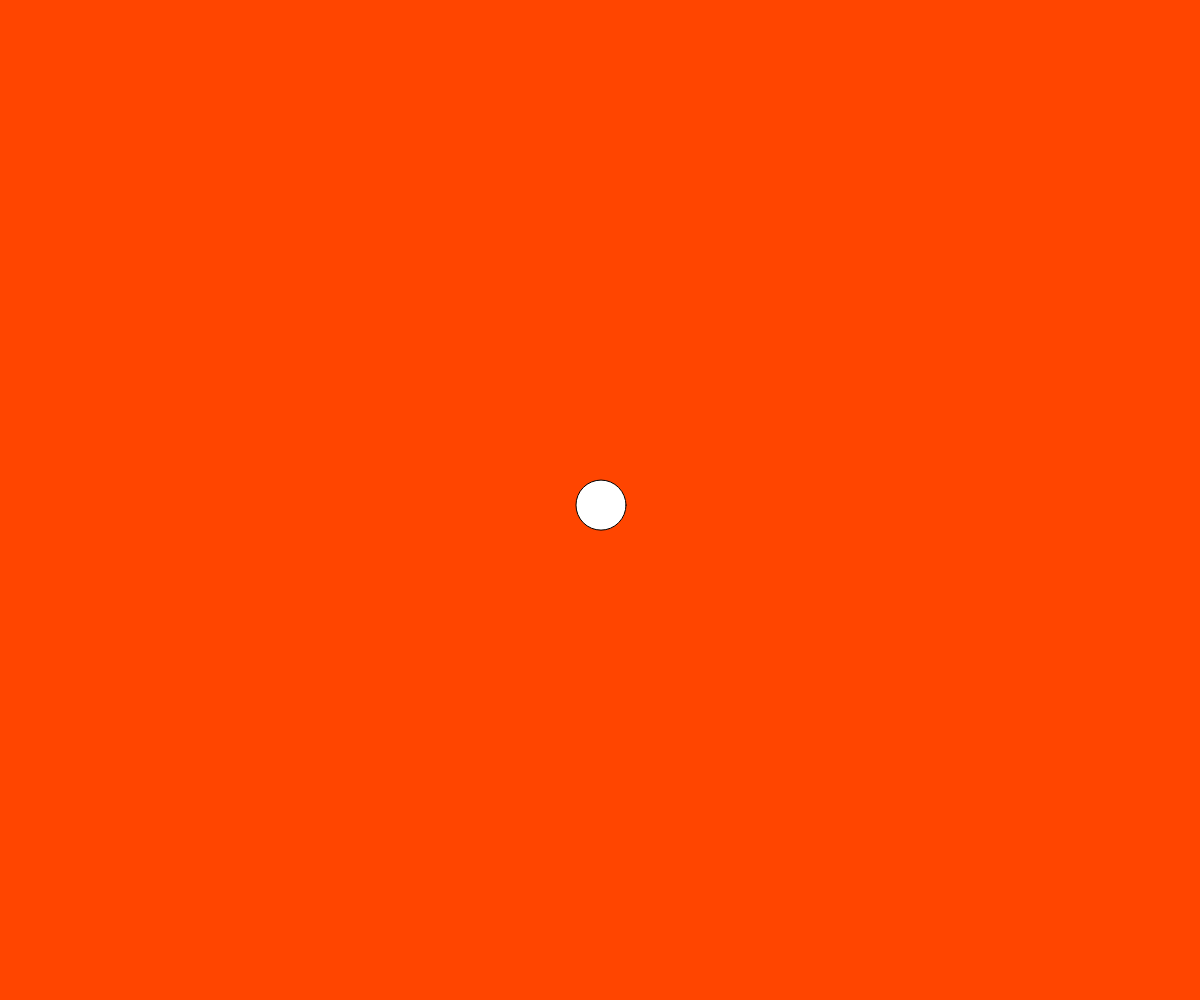
Frame 1 (no input)
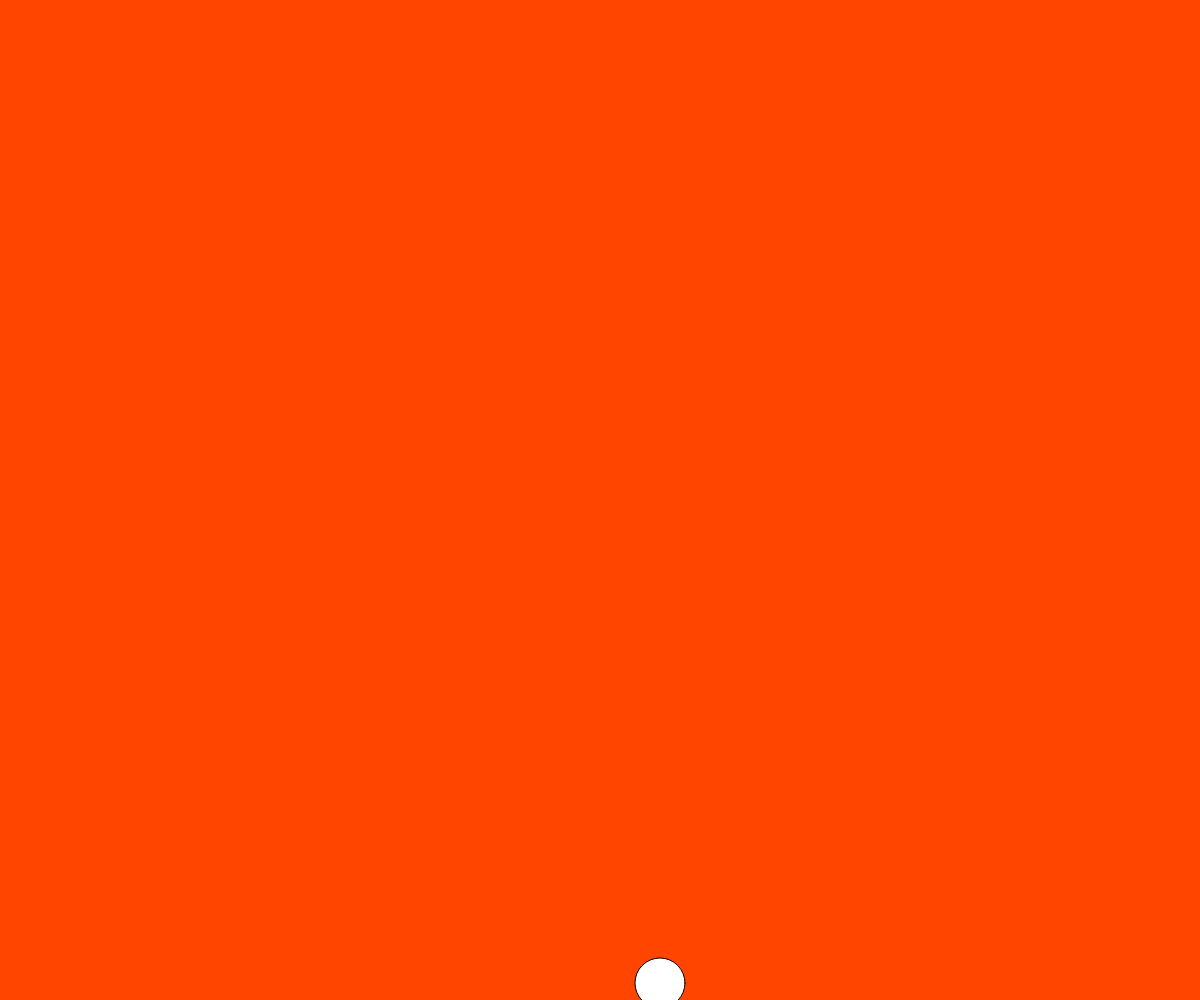
Frame 60 (no input)
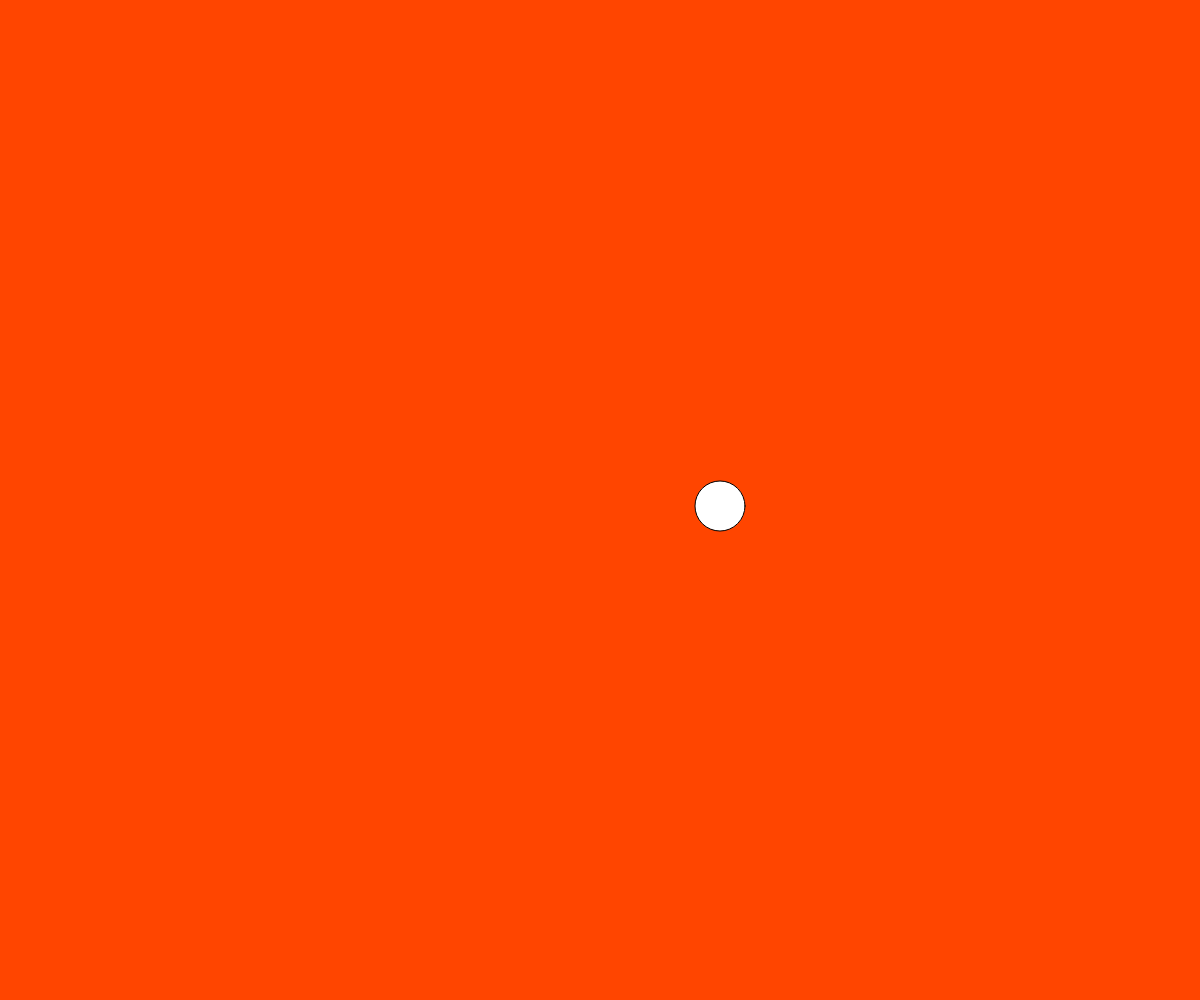
Frame 120 (the mouse pressed at the canvas centre since frame 60)

The p5.js sketch that drew these frames (run headless with seeded random() and noise() and a simulated clock; from frame 60 on, the mouse is pressed at the canvas centre):

// p5.js sketch
// ── sketch.js
// MAMD Creative Coding & Future Web, 2026, Amaury Hamon

// Bouncing ball
let ball;

async function setup() {
  createCanvas(windowWidth, windowHeight);
  ball = {
    x: width/2,
    y: height/2,
    diameter: 50,
    speedX: 1,
    speedY: 5
  };
}

async function draw() {
  background("orangered");
  // basicBouncingBall()
  gravityBouncingBall()
  
}

function basicBouncingBall(){
  // Update ball position
  ball.x += ball.speedX;
  ball.y += ball.speedY;

  // Check for collision with canvas edges
  if (ball.x < ball.diameter / 2 || ball.x > width - ball.diameter / 2) {
    ball.speedX *= -1; // Reverse horizontal direction
  }
  if (ball.y < ball.diameter / 2 || ball.y > height - ball.diameter / 2) {
    ball.speedY *= -1; // Reverse vertical direction
  }

  // Draw the ball
  fill(255);
  ellipse(ball.x, ball.y, ball.diameter);
}

function gravityBouncingBall() {
  // Apply gravity to the ball
  ball.speedY += 0.1; // Increase vertical speed (simulate gravity)
  // Update ball position
  ball.x += ball.speedX;
  ball.y += ball.speedY;

  // Check for collision with canvas edges
  if (ball.x < ball.diameter / 2 || ball.x > width - ball.diameter / 2) {
    ball.speedX *= -1; // Reverse horizontal direction
  }
  if (ball.y < ball.diameter / 2 || ball.y > height - ball.diameter / 2) {
    ball.speedY *= -1; // Reverse vertical direction
  }

  // Draw the ball
  fill(255);
  ellipse(ball.x, ball.y, ball.diameter);
}
